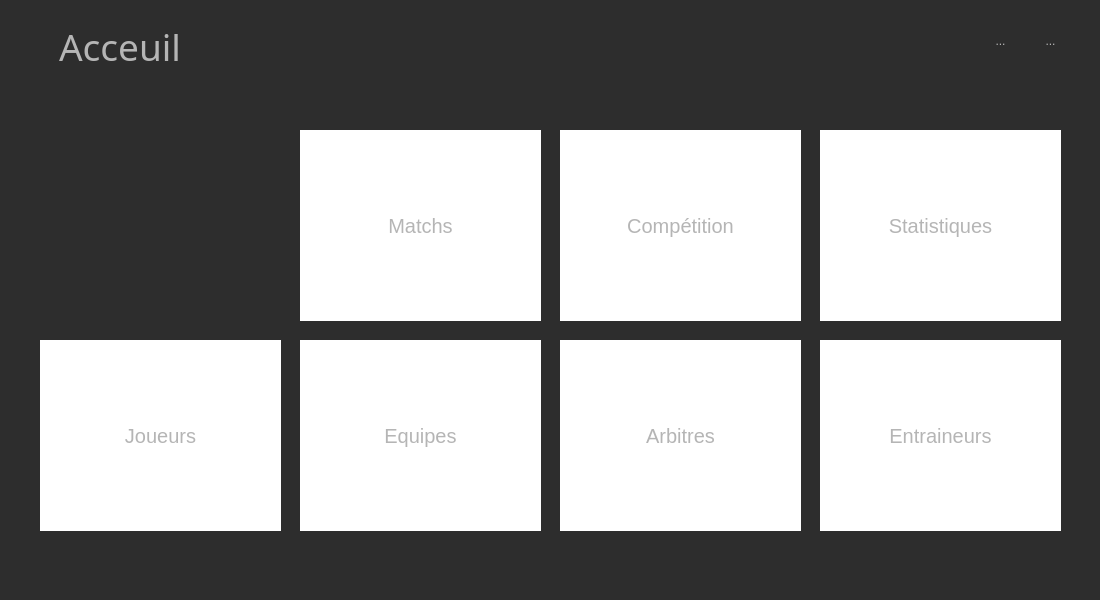
<?xml version="1.0" encoding="UTF-8"?>
<ui version="4.0">
 <class>home</class>
 <widget class="QWidget" name="home">
  <property name="geometry">
   <rect>
    <x>0</x>
    <y>0</y>
    <width>1100</width>
    <height>600</height>
   </rect>
  </property>
  <property name="windowTitle">
   <string>Form</string>
  </property>
  <property name="styleSheet">
   <string notr="true">background-color : #2d2d2d;
color : #b5b5b5</string>
  </property>
  <widget class="QWidget" name="Acceuil" native="true">
   <property name="enabled">
    <bool>true</bool>
   </property>
   <property name="geometry">
    <rect>
     <x>0</x>
     <y>0</y>
     <width>1100</width>
     <height>600</height>
    </rect>
   </property>
   <property name="styleSheet">
    <string notr="true">border-style:hidden hidden hidden groove</string>
   </property>
   <widget class="QLabel" name="label">
    <property name="geometry">
     <rect>
      <x>59</x>
      <y>26</y>
      <width>141</width>
      <height>41</height>
     </rect>
    </property>
    <property name="font">
     <font>
      <family>Calibri Light</family>
      <pointsize>28</pointsize>
     </font>
    </property>
    <property name="text">
     <string>Acceuil</string>
    </property>
   </widget>
   <widget class="QToolButton" name="btnEntraineur">
    <property name="geometry">
     <rect>
      <x>820</x>
      <y>340</y>
      <width>241</width>
      <height>191</height>
     </rect>
    </property>
    <property name="font">
     <font>
      <pointsize>15</pointsize>
     </font>
    </property>
    <property name="cursor">
     <cursorShape>PointingHandCursor</cursorShape>
    </property>
    <property name="styleSheet">
     <string notr="true">QToolButton{
 background-color : white;
}
QToolButton:checked,QToolButton:pressed{
 background-color : green;
}
QToolButton:hover{
 background-color :rgb(67, 147, 83)

}</string>
    </property>
    <property name="text">
     <string>Entraineurs</string>
    </property>
   </widget>
   <widget class="QToolButton" name="btnEquipes">
    <property name="geometry">
     <rect>
      <x>300</x>
      <y>340</y>
      <width>241</width>
      <height>191</height>
     </rect>
    </property>
    <property name="font">
     <font>
      <pointsize>15</pointsize>
     </font>
    </property>
    <property name="cursor">
     <cursorShape>PointingHandCursor</cursorShape>
    </property>
    <property name="styleSheet">
     <string notr="true">QToolButton{
 background-color : white;
}
QToolButton:checked,QToolButton:pressed{
 background-color : green;
}
QToolButton:hover{
 background-color :rgb(67, 147, 83)

}</string>
    </property>
    <property name="text">
     <string>Equipes</string>
    </property>
   </widget>
   <widget class="QToolButton" name="btnComp">
    <property name="geometry">
     <rect>
      <x>560</x>
      <y>130</y>
      <width>241</width>
      <height>191</height>
     </rect>
    </property>
    <property name="font">
     <font>
      <pointsize>15</pointsize>
     </font>
    </property>
    <property name="cursor">
     <cursorShape>PointingHandCursor</cursorShape>
    </property>
    <property name="styleSheet">
     <string notr="true">QToolButton{
 background-color : white;
}
QToolButton:checked,QToolButton:pressed{
 background-color : green;
}
QToolButton:hover{
 background-color :rgb(67, 147, 83)

}</string>
    </property>
    <property name="text">
     <string>Compétition</string>
    </property>
   </widget>
   <widget class="QToolButton" name="btnStat">
    <property name="geometry">
     <rect>
      <x>820</x>
      <y>130</y>
      <width>241</width>
      <height>191</height>
     </rect>
    </property>
    <property name="font">
     <font>
      <pointsize>15</pointsize>
     </font>
    </property>
    <property name="cursor">
     <cursorShape>PointingHandCursor</cursorShape>
    </property>
    <property name="styleSheet">
     <string notr="true">QToolButton{
 background-color : white;
}
QToolButton:checked,QToolButton:pressed{
 background-color : green;
}
QToolButton:hover{
 background-color :rgb(67, 147, 83)

}</string>
    </property>
    <property name="text">
     <string>Statistiques</string>
    </property>
   </widget>
   <widget class="QToolButton" name="btnArbitres">
    <property name="geometry">
     <rect>
      <x>560</x>
      <y>340</y>
      <width>241</width>
      <height>191</height>
     </rect>
    </property>
    <property name="font">
     <font>
      <pointsize>15</pointsize>
     </font>
    </property>
    <property name="cursor">
     <cursorShape>PointingHandCursor</cursorShape>
    </property>
    <property name="styleSheet">
     <string notr="true">QToolButton{
 background-color : white;
}
QToolButton:checked,QToolButton:pressed{
 background-color : green;
}
QToolButton:hover{
 background-color :rgb(67, 147, 83)

}</string>
    </property>
    <property name="text">
     <string>Arbitres</string>
    </property>
   </widget>
   <widget class="QToolButton" name="btnMatch">
    <property name="geometry">
     <rect>
      <x>300</x>
      <y>130</y>
      <width>241</width>
      <height>191</height>
     </rect>
    </property>
    <property name="font">
     <font>
      <pointsize>15</pointsize>
     </font>
    </property>
    <property name="cursor">
     <cursorShape>PointingHandCursor</cursorShape>
    </property>
    <property name="styleSheet">
     <string notr="true">QToolButton{
 background-color : white;
}
QToolButton:checked,QToolButton:pressed{
 background-color : green;
}
QToolButton:hover{
 background-color :rgb(67, 147, 83)

}</string>
    </property>
    <property name="text">
     <string>Matchs</string>
    </property>
   </widget>
   <widget class="QLabel" name="label_3">
    <property name="geometry">
     <rect>
      <x>20</x>
      <y>30</y>
      <width>30</width>
      <height>30</height>
     </rect>
    </property>
    <property name="text">
     <string/>
    </property>
    <property name="pixmap">
     <pixmap>acceuil.png</pixmap>
    </property>
    <property name="scaledContents">
     <bool>true</bool>
    </property>
   </widget>
   <widget class="QToolButton" name="btnProfile">
    <property name="geometry">
     <rect>
      <x>940</x>
      <y>30</y>
      <width>21</width>
      <height>21</height>
     </rect>
    </property>
    <property name="cursor">
     <cursorShape>PointingHandCursor</cursorShape>
    </property>
    <property name="text">
     <string/>
    </property>
    <property name="icon">
     <iconset>
      <normaloff>login.png</normaloff>login.png</iconset>
    </property>
    <property name="iconSize">
     <size>
      <width>30</width>
      <height>30</height>
     </size>
    </property>
   </widget>
   <widget class="QToolButton" name="toolButton_4">
    <property name="geometry">
     <rect>
      <x>990</x>
      <y>30</y>
      <width>21</width>
      <height>21</height>
     </rect>
    </property>
    <property name="cursor">
     <cursorShape>PointingHandCursor</cursorShape>
    </property>
    <property name="text">
     <string>...</string>
    </property>
    <property name="icon">
     <iconset>
      <normaloff>reglage (1).png</normaloff>reglage (1).png</iconset>
    </property>
    <property name="iconSize">
     <size>
      <width>30</width>
      <height>30</height>
     </size>
    </property>
   </widget>
   <widget class="QToolButton" name="btnClose">
    <property name="geometry">
     <rect>
      <x>1040</x>
      <y>30</y>
      <width>21</width>
      <height>21</height>
     </rect>
    </property>
    <property name="cursor">
     <cursorShape>PointingHandCursor</cursorShape>
    </property>
    <property name="text">
     <string>...</string>
    </property>
    <property name="icon">
     <iconset>
      <normaloff>fermeture.png</normaloff>fermeture.png</iconset>
    </property>
    <property name="iconSize">
     <size>
      <width>30</width>
      <height>30</height>
     </size>
    </property>
   </widget>
   <widget class="QToolButton" name="btnJoueurs">
    <property name="geometry">
     <rect>
      <x>40</x>
      <y>340</y>
      <width>241</width>
      <height>191</height>
     </rect>
    </property>
    <property name="font">
     <font>
      <pointsize>15</pointsize>
     </font>
    </property>
    <property name="cursor">
     <cursorShape>PointingHandCursor</cursorShape>
    </property>
    <property name="styleSheet">
     <string notr="true">QToolButton{
 background-color : white;
}
QToolButton:checked,QToolButton:pressed{
 background-color : green;
}
QToolButton:hover{
 background-color :rgb(67, 147, 83)

}</string>
    </property>
    <property name="text">
     <string>Joueurs</string>
    </property>
   </widget>
   <widget class="QLabel" name="label_2">
    <property name="geometry">
     <rect>
      <x>50</x>
      <y>130</y>
      <width>231</width>
      <height>181</height>
     </rect>
    </property>
    <property name="text">
     <string/>
    </property>
    <property name="pixmap">
     <pixmap>../projetQt/img/cp.png</pixmap>
    </property>
    <property name="scaledContents">
     <bool>true</bool>
    </property>
   </widget>
  </widget>
 </widget>
 <resources/>
 <connections/>
</ui>
